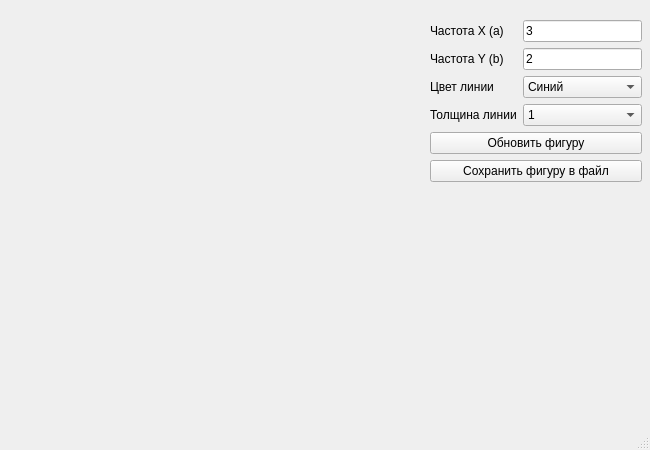
<?xml version="1.0" encoding="UTF-8"?>
<ui version="4.0">
 <class>MainWindow</class>
 <widget class="QMainWindow" name="MainWindow">
  <property name="geometry">
   <rect>
    <x>0</x>
    <y>0</y>
    <width>650</width>
    <height>450</height>
   </rect>
  </property>
  <property name="minimumSize">
   <size>
    <width>650</width>
    <height>450</height>
   </size>
  </property>
  <property name="maximumSize">
   <size>
    <width>650</width>
    <height>450</height>
   </size>
  </property>
  <property name="windowTitle">
   <string>MainWindow</string>
  </property>
  <widget class="QWidget" name="centralwidget">
   <widget class="QWidget" name="layoutWidget">
    <property name="geometry">
     <rect>
      <x>430</x>
      <y>20</y>
      <width>212</width>
      <height>182</height>
     </rect>
    </property>
    <layout class="QFormLayout" name="formLayout">
     <item row="0" column="1">
      <widget class="QLineEdit" name="freq_x_lineedit">
       <property name="text">
        <string>3</string>
       </property>
      </widget>
     </item>
     <item row="1" column="0">
      <widget class="QLabel" name="label_2">
       <property name="text">
        <string>Частота Y (b)</string>
       </property>
      </widget>
     </item>
     <item row="1" column="1">
      <widget class="QLineEdit" name="freq_y_lineedit">
       <property name="text">
        <string>2</string>
       </property>
      </widget>
     </item>
     <item row="2" column="0">
      <widget class="QLabel" name="label_3">
       <property name="text">
        <string>Цвет линии</string>
       </property>
      </widget>
     </item>
     <item row="2" column="1">
      <widget class="QComboBox" name="color_combobox">
       <item>
        <property name="text">
         <string>Синий</string>
        </property>
       </item>
       <item>
        <property name="text">
         <string>Зелёный</string>
        </property>
       </item>
       <item>
        <property name="text">
         <string>Красный</string>
        </property>
       </item>
       <item>
        <property name="text">
         <string>Жёлтый</string>
        </property>
       </item>
      </widget>
     </item>
     <item row="3" column="0">
      <widget class="QLabel" name="label_4">
       <property name="text">
        <string>Толщина линии</string>
       </property>
      </widget>
     </item>
     <item row="3" column="1">
      <widget class="QComboBox" name="width_combobox">
       <item>
        <property name="text">
         <string>1</string>
        </property>
       </item>
       <item>
        <property name="text">
         <string>2</string>
        </property>
       </item>
       <item>
        <property name="text">
         <string>3</string>
        </property>
       </item>
       <item>
        <property name="text">
         <string>4</string>
        </property>
       </item>
      </widget>
     </item>
     <item row="4" column="0" colspan="2">
      <widget class="QPushButton" name="plot_button">
       <property name="text">
        <string>Обновить фигуру</string>
       </property>
      </widget>
     </item>
     <item row="5" column="0" colspan="2">
      <widget class="QPushButton" name="save_button">
       <property name="text">
        <string>Сохранить фигуру в файл</string>
       </property>
      </widget>
     </item>
     <item row="0" column="0">
      <widget class="QLabel" name="label">
       <property name="text">
        <string>Частота X (a)</string>
       </property>
      </widget>
     </item>
    </layout>
   </widget>
  </widget>
  <widget class="QMenuBar" name="menubar">
   <property name="geometry">
    <rect>
     <x>0</x>
     <y>0</y>
     <width>650</width>
     <height>22</height>
    </rect>
   </property>
  </widget>
  <widget class="QStatusBar" name="statusbar"/>
 </widget>
 <resources/>
 <connections/>
</ui>
